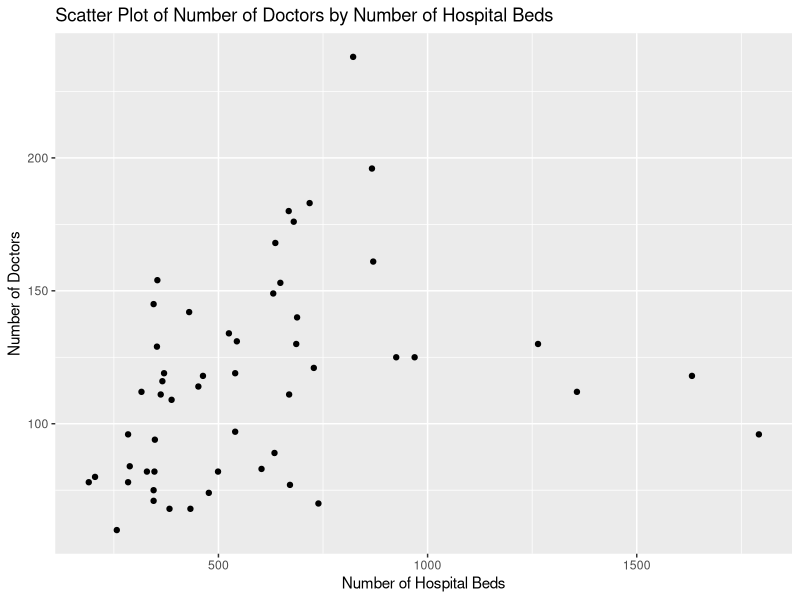
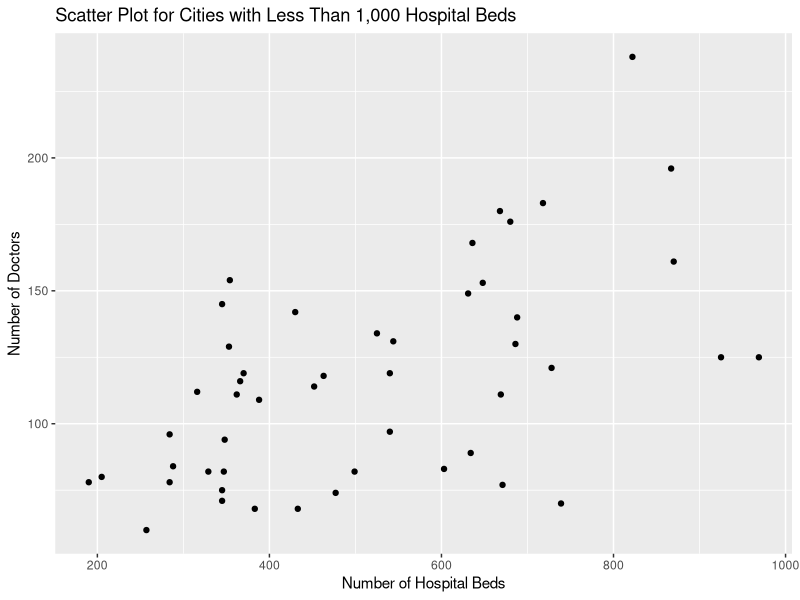
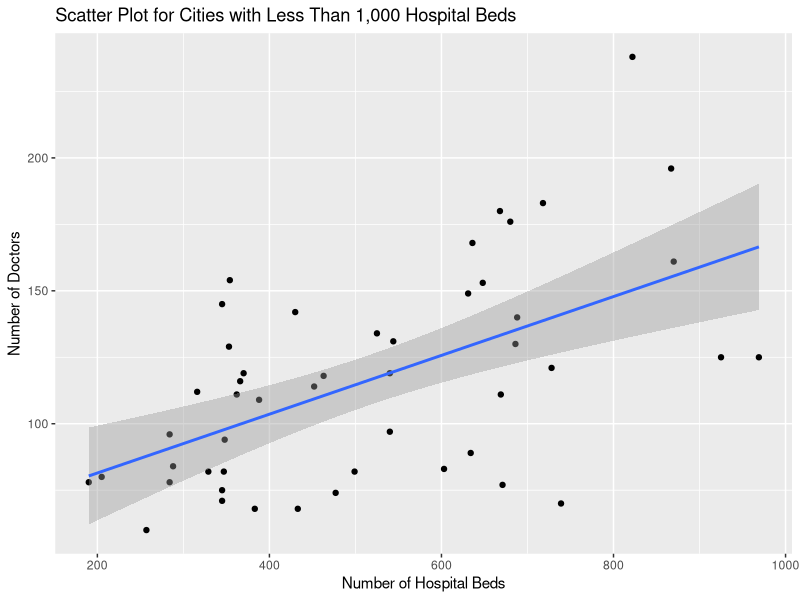
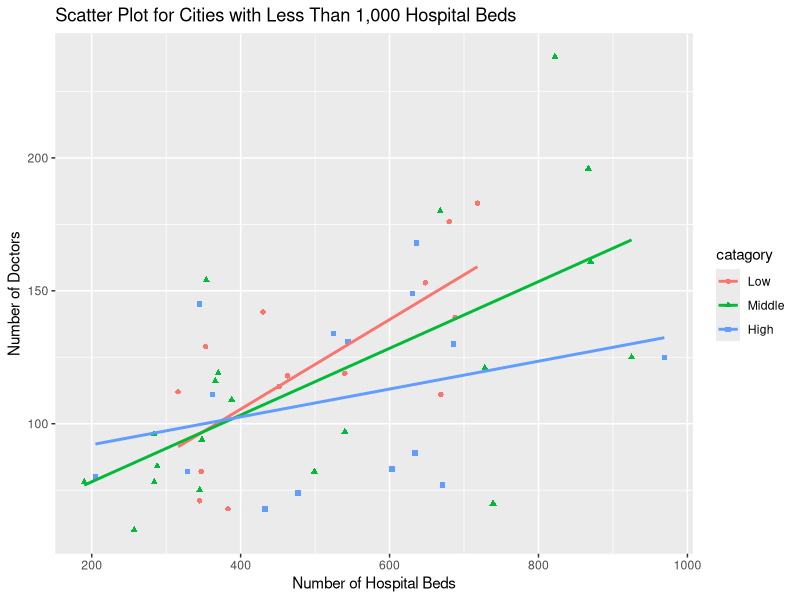
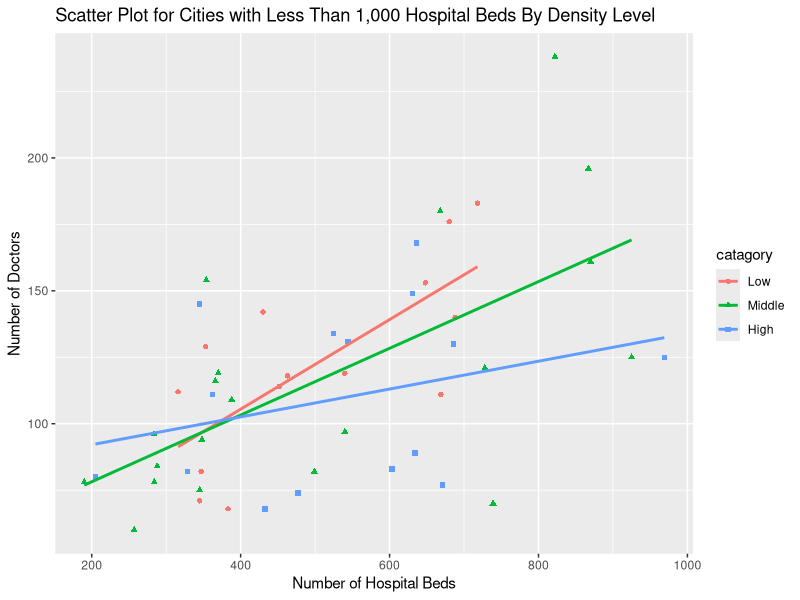

Recreate these plots in R, in order.
## ---- chunk 1
library(here)
library(tidyverse)
library(ggrepel)
library(scales)
library(readxl)
library(purrr)
library(dplyr)
## ---- chunk 2
health <- as.tibble(read_csv(here("data", "SmallCitiesHealthData.csv")))
health
## ---- chunk 3
health <- as.data.frame(health)
health

health <- as.tibble(health)
health
## ---- chunk 4
ggplot(health, aes(x = hosp.beds, y = doctors)) +
  geom_point() +
  labs(title = "Scatter Plot of Number of Doctors by Number of Hospital Beds",
       x = "Number of Hospital Beds",
       y = "Number of Doctors")
## ---- chunk 5
health %>%
  filter(hosp.beds < 1000) %>%
  ggplot(aes(x = hosp.beds, y = doctors)) +
  geom_point() +
  labs(title = "Scatter Plot for Cities with Less Than 1,000 Hospital Beds",
       x = "Number of Hospital Beds",
       y = "Number of Doctors")
## ---- chunk 6
health %>%
  filter(hosp.beds < 1000) %>%
  ggplot(aes(x = hosp.beds, y = doctors)) +
  geom_point() +
  stat_smooth(method = lm) +
  labs(title = "Scatter Plot for Cities with Less Than 1,000 Hospital Beds",
       x = "Number of Hospital Beds",
       y = "Number of Doctors")
## ---- chunk 7
densities <- as.tibble(read_csv(here("data", "SmallCitiesDensities.csv")))
densities
## ---- chunk 8
health <- densities %>%
  left_join(health, by = "city.code")

health
## ---- chunk 9
health <- health %>% mutate(density, catagory = cut(density,
                                     breaks = c(-Inf, 80, 120, Inf),
                                     labels = c("Low", "Middle", "High")))
health
## ---- chunk 10
health %>%
  filter(hosp.beds < 1000) %>%
  ggplot(aes(x = hosp.beds, y = doctors, color = catagory, shape = catagory)) +
  geom_point(aes(color = catagory)) +
  stat_smooth(method = lm, se = FALSE) +
  labs(title = "Scatter Plot for Cities with Less Than 1,000 Hospital Beds",
       x = "Number of Hospital Beds",
       y = "Number of Doctors")
## ---- chunk 11
health %>%
  filter(hosp.beds < 1000) %>%
  ggplot(aes(x = hosp.beds, y = doctors, color = catagory, shape = catagory)) +
  geom_point(aes(color = catagory)) +
  stat_smooth(method = lm, se = FALSE) +
  labs(title = "Scatter Plot for Cities with Less Than 1,000 Hospital Beds By Density Level",
       x = "Number of Hospital Beds",
       y = "Number of Doctors")
## ---- chunk 12
patients <- as.tibble(read_csv(here("data", "PatientData.csv")))
patients

patients <- patients %>%
  separate(patient, into = c("title", "patient"), sep = " ", convert = TRUE)

patients <- select(patients, -c(title))

patients
## ---- chunk 13
tidy_patients <- patients %>%
  gather(`reading.1`, `reading.2`, `reading.3`,
         key = "reading",
         value = "score")


tidy_patients
